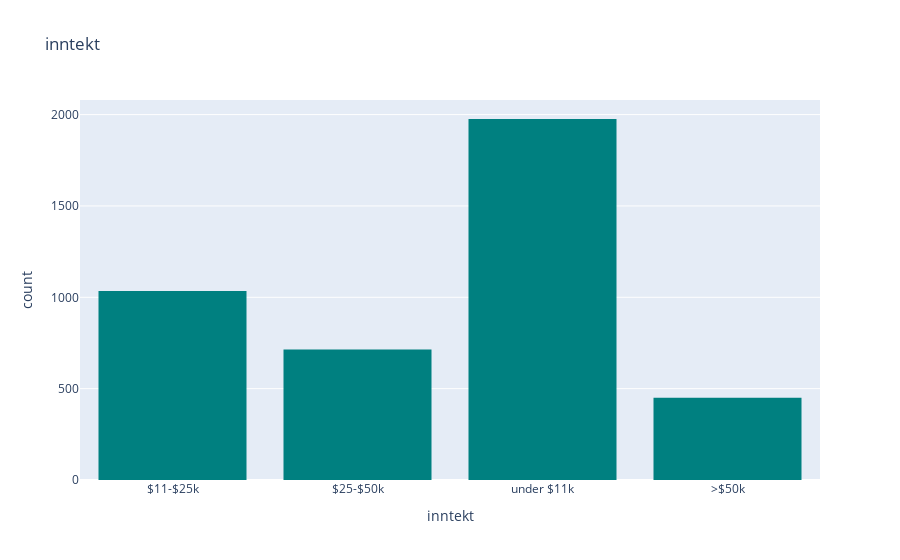

The code cell stored with this chart in its notebook:
### Markdown cell above
Inntekt

### Code cell
histogram(X_train[["inntekt"]])

### Figure 1 — Plotly figure (JSON) as saved in the notebook; plotly's stock layout.template omitted (floating-point values rounded to 4 significant figures; data arrays with more than 128 entries replaced by an {"elided": "..."} marker saying what was removed)
{"data": [{"alignmentgroup": "True", "bingroup": "x", "hovertemplate": "inntekt=%{x}<br>count=%{y}<extra></extra>", "legendgroup": "", "marker": {"color": "teal", "pattern": {"shape": ""}}, "name": "", "offsetgroup": "", "orientation": "v", "showlegend": false, "type": "histogram", "x": {"elided": "6184 str values"}, "xaxis": "x", "yaxis": "y"}], "layout": {"barmode": "relative", "legend": {"tracegroupgap": 0}, "title": {"text": "inntekt"}, "xaxis": {"anchor": "y", "domain": [0, 1], "title": {"text": "inntekt"}}, "yaxis": {"anchor": "x", "domain": [0, 1], "title": {"text": "count"}}}}
